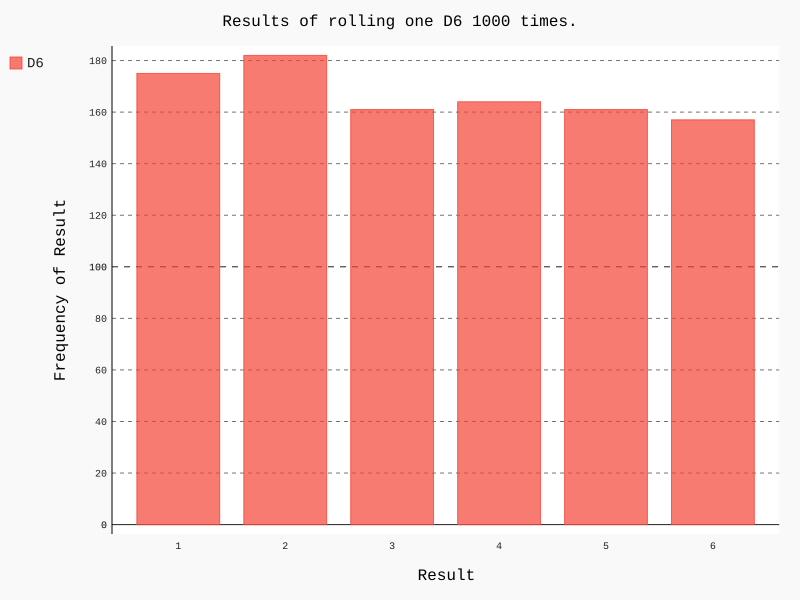

Generate this figure with Python:
import pygal

from die import Die

# 创建一个D6
die = Die()

# 掷几次骰子，并将结果存储在一个列表中
results = []
for roll_num in range(1000):
	result = die.roll()
	results.append(result)

# print(results)

# 分析结果
frequences = []
for value in range(1, die.num_sides+1):
	frequency = results.count(value)
	frequences.append(frequency)

# print(frequences)

# 对结果进行可视化
hist = pygal.Bar()

hist.title = "Results of rolling one D6 1000 times."
hist.x_labels = ['1', '2', '3', '4', '5', '6']
hist.x_title = "Result"
hist.y_title = "Frequency of Result"

hist.add('D6', frequences)
hist.render_to_file('die_visual.svg')
